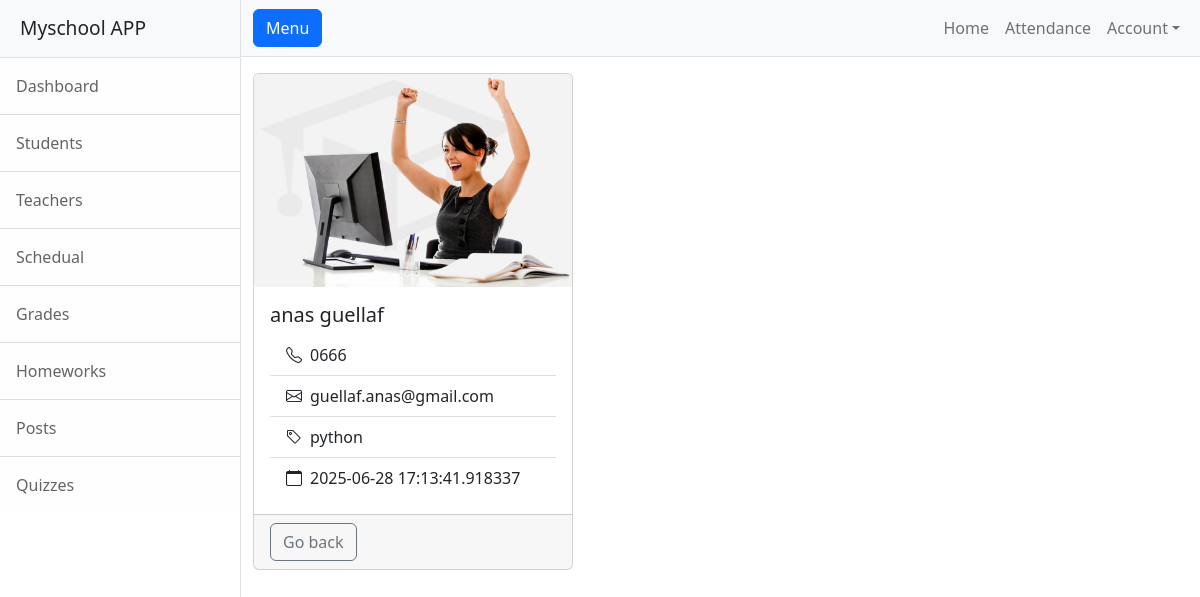
Screenshot of /teacher/1 with the database file from the repository.
### app.py (models this page shows)
class Teacher(db.Model):
    fullname = CharField()
    tel = CharField()
    email = CharField(unique=True)
    experience = IntegerField()
    subject = CharField()
    joining_date = DateTimeField(default=datetime.now, formats='%Y-%m-%d')
    avatar = CharField(null=True)
    class Meta:
        database = db

### app.py (the view)
@app.route('/teacher/<int:teacher_id>')
def teacher_info(teacher_id):
    teacher = Teacher.get_by_id(teacher_id)
    return render_template('teacher_view.html', teacher=teacher)

### templates/teacher_view.html (shortened to what this page needs)
{% extends "base.html" %}
{% block content %}
<div class="row">
    <div class="col">
            <div class="card" style="width: 20rem;">
                <img src="{{ url_for('static', filename='uploads/'+teacher.avatar) }}" class="card-img-top" alt="{{ teacher.fullname }} profile picture">
                <div class="card-body">
                    <h5 class="card-title">{{ teacher.fullname }}</h5>
                     <ul class="list-group list-group-flush">
                            <li class="list-group-item">
                                <i class="bi bi-telephone me-2"></i>{{ teacher.tel }}
                            </li>
                            <li class="list-group-item">
                                <i class="bi bi-envelope me-2"></i>{{ teacher.email}}
                            </li>
                            <li class="list-group-item">
                                <i class="bi bi-tag me-2"></i>{{ teacher.subject }}
                            </li>
                             <li class="list-group-item">
                                <i class="bi bi-calendar me-2"></i>{{ teacher.joining_date }}
                            </li>
                    </ul>
                </div>
                <div class="card-footer">
                    <a href="{{ url_for('teachers_list') }}" class="btn btn-outline-secondary">Go back</a>
                </div>
                </div>
    </div>
</div>
{% endblock content %}

### rows the page displays
Teacher: avatar (picture), fullname "anas guellaf", tel "0666", email "guellaf.anas@gmail.com", subject "python", joining_date "2025-06-28 17:13:41.918337"
